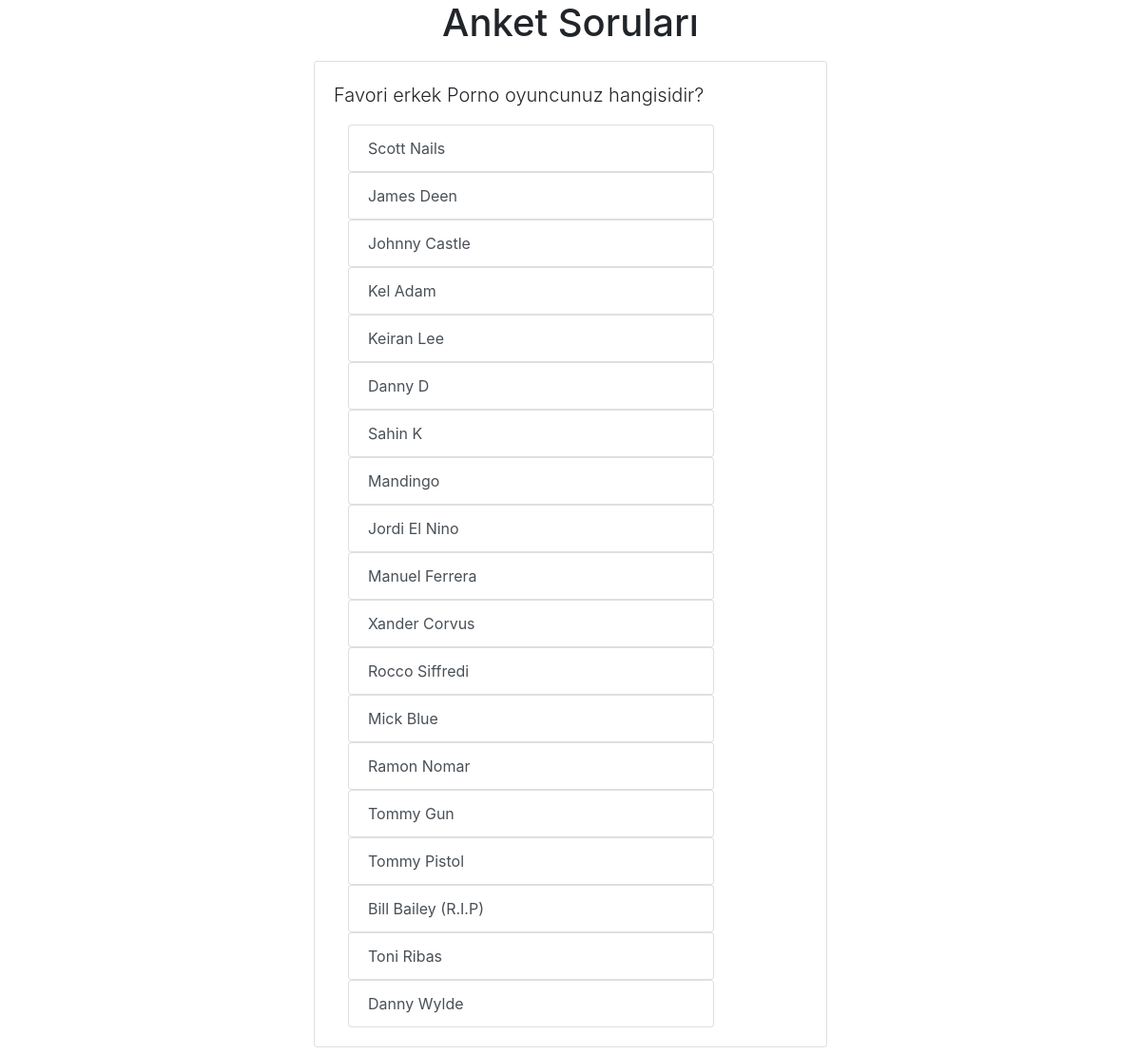
/polls/1, run on the app's committed database.
### polls/models.py (models this page shows, shortened)
class Question(models.Model):
    question_text = models.CharField(max_length=200)
    pub_date = models.DateField('date_published')

class Choice(models.Model):
    question = models.ForeignKey(Question, on_delete=models.CASCADE)
    choice_text = models.CharField(max_length=200)
    votes = models.IntegerField(default=0)
    imgpath = models.FilePathField(default=__file__)

### polls/views.py (the view)
# urls.py: path('<int:question_id>', views.detail, name='detail'),
def detail(request, question_id):
    if question_id not in list(Question.objects.filter().values_list('id', flat=True)):
        HttpResponse(f"{question_id} numaralı soru bulunamamıştır", status=404)
    question = Question.objects.get(pk=question_id)
    choices = Choice.objects.filter(question_id=question_id)
    context = {"question": question, "choices_list": choices}
    return render(request, 'polls/question_index.html', context=context)

### templates/polls/question_index.html
{% extends 'base.html' %}
{% block content %}
    <h1 class="text-center mb-3"> Anket Soruları </h1>
    {% if question %}
        {% if choices_list %}
            <div class="card mb-3">
                <div class="card-body">
                    <p class="lead">{{ question.question_text }}</p>
                    <ul class="list-group list">
                        {% for choice in choices_list %}
                            <div class="col-md-10">
                            <a href="{{ question.id }}/{{ choice.id }}/vote" class="list-group-item list-group-item-action"> {{ choice.choice_text }}</a>
                            </div>
                            </ul>
                        {% endfor %}
                </div>
            </div>
        {% endif %}
    {% endif %}
{% endblock %}

### templates/base.html (shortened to what this page needs)
<!DOCTYPE html>
<html lang="en">
<head>
    <link rel="stylesheet" href="https://stackpath.bootstrapcdn.com/bootstrap/4.4.1/css/bootstrap.min.css">
</head>
<body>
<div class="container">
    <div class="row">
        <div class="col-md-6 m-auto">
            {% block content %}{% endblock %}
        </div>
    </div>
</div>
</body>
</html>

### data on the page
Question: question_text "Favori erkek Porno oyuncunuz hangisidir?"
Choice: choice_text "Scott Nails"
Choice: choice_text "James Deen"
Choice: choice_text "Johnny Castle"
Choice: choice_text "Kel Adam"
Choice: choice_text "Keiran Lee"
Choice: choice_text "Danny D"
Choice: choice_text "Sahin K"
Choice: choice_text "Mandingo"
Choice: choice_text "Jordi El Nino"
Choice: choice_text "Manuel Ferrera"
Choice: choice_text "Xander Corvus"
Choice: choice_text "Rocco Siffredi"
Choice: choice_text "Mick Blue"
Choice: choice_text "Ramon Nomar"
Choice: choice_text "Tommy Gun"
Choice: choice_text "Tommy Pistol"
Choice: choice_text "Bill Bailey (R.I.P)"
Choice: choice_text "Toni Ribas"
Choice: choice_text "Danny Wylde"
